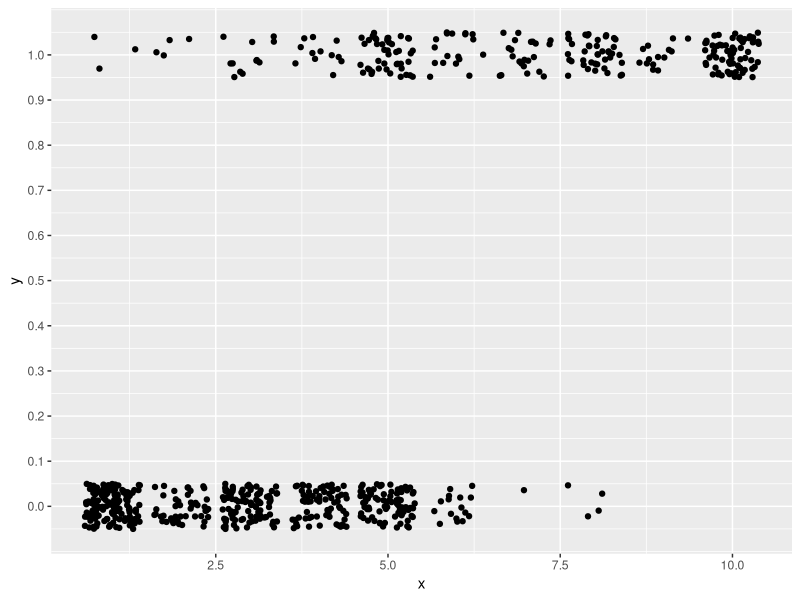
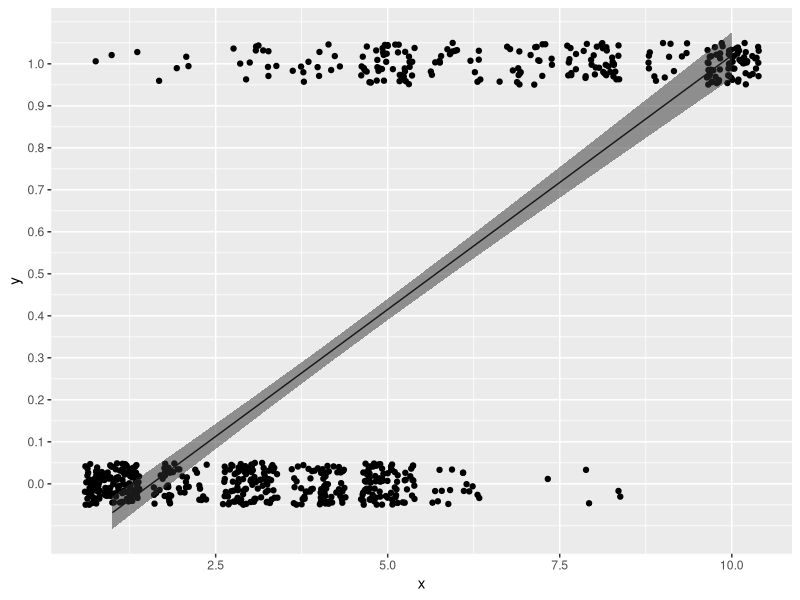
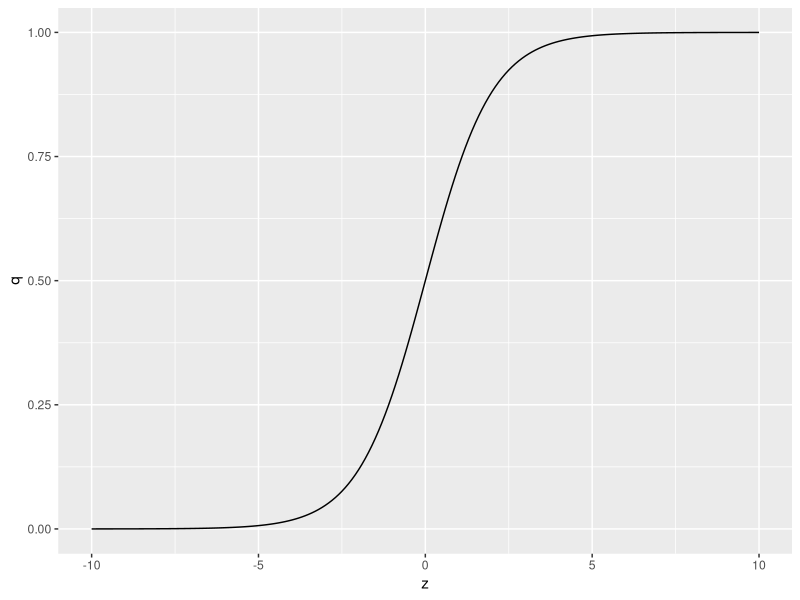
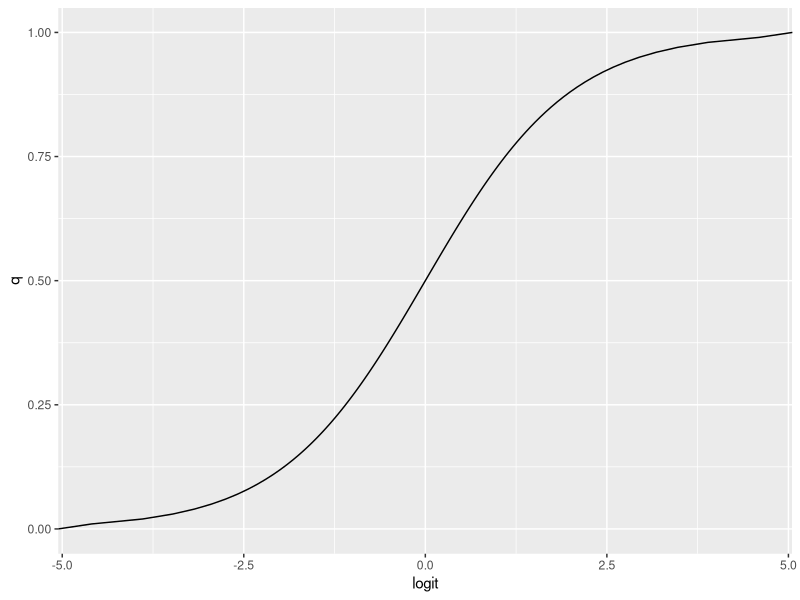
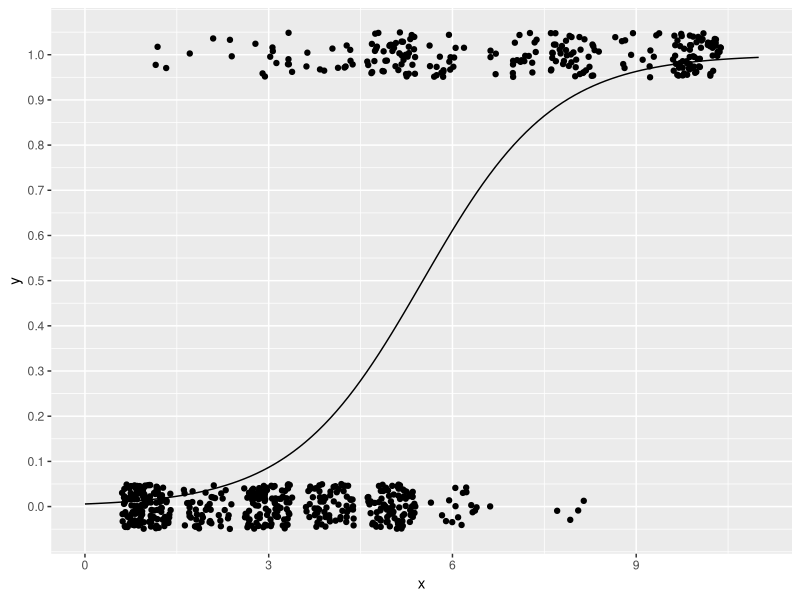
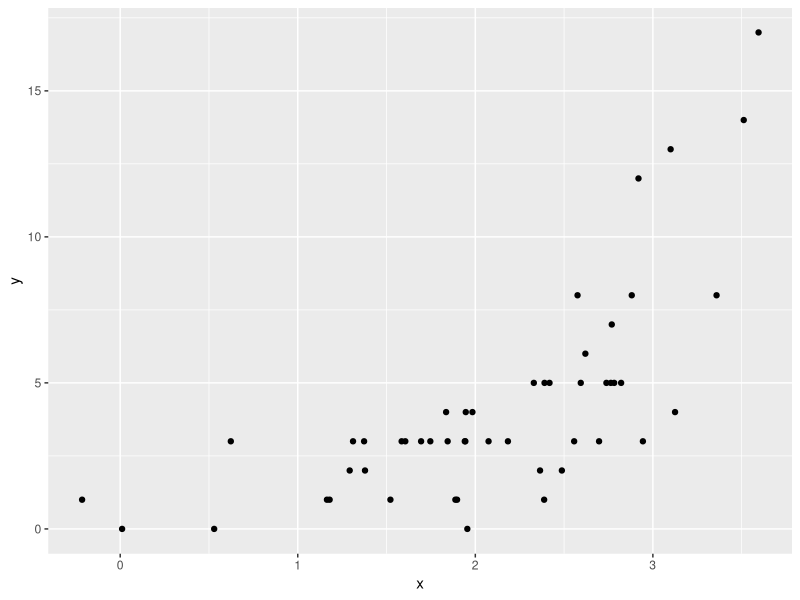
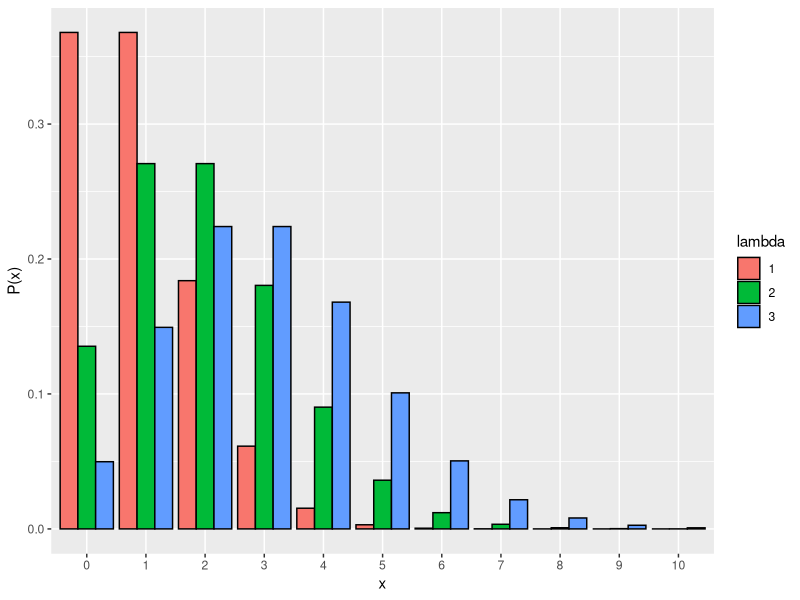
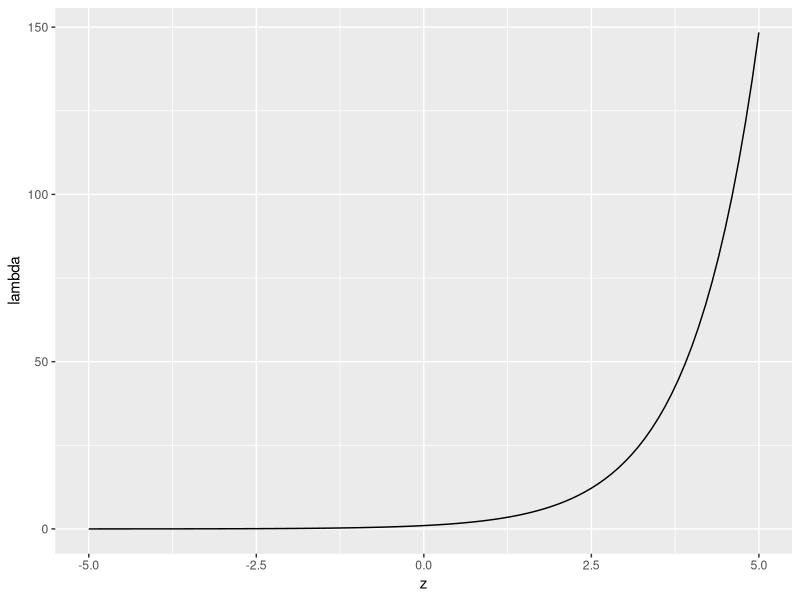

The R script that drew these images, in order:
## ---- chunk 1
knitr::opts_chunk$set(echo = TRUE)
library(tidyverse)
library(MASS)
set.seed(1)
## ---- chunk 2
library(MASS) 

dat = biopsy
dat$y = ifelse(dat$class == "malignant", 1, 0) #classがbenignならばゼロ，それ以外なら1という変数yを作る
dat$x = dat$V1 #V1という変数をxという名前に変える
head(dat)

## ---- chunk 3

ggplot() + 
  geom_jitter(data = dat, aes(x = x, y = y), height = 0.05) + 
  scale_y_continuous(breaks = seq(0,1,0.1))

## ---- chunk 4
result_lm = lm(data = dat, y ~ x)
summary(result_lm)
## ---- chunk 5

predict_lm = predict(result_lm, interval = "confidence", level = 0.95) #直線の95%信頼区間を求める
dat_predict = cbind(dat, predict_lm)

ggplot() + 
  geom_jitter(data = dat, aes(x = x, y = y), height = 0.05) + 
  geom_line(data = dat_predict, aes(x = x, y = fit)) + 
  geom_ribbon(data = dat_predict, aes(x = x, ymax = upr, ymin = lwr), alpha = 0.5) + 
  scale_y_continuous(breaks = seq(0,1,0.1))


## ---- chunk 6

rand = rbinom(n =20, size = 1, prob = 0.5) #size = 1にする。コインを１回投げて，表だったら1，裏だったら0。これをn=20回行った結果
rand #0か1の値が20個出るが，それぞれの0か1が裏あるいは表を意味しているとイメージしてほしい

## ---- chunk 7

z = seq(-10, 10, 0.1) #-10から10まで0.1刻みのベクトルzを作成
q = exp(z)/(1+exp(z)) #上の式にzを代入して，qを求める
d = data.frame(z = z, q = q) #グラフを作るために，データフレームを作る

ggplot()+
  geom_line(data = d, aes(x=z, y=q))

## ---- chunk 8
result_glm = glm(data = dat, y ~ x, family = binomial(link="logit"))
## ---- chunk 9
summary(result_glm)
## ---- chunk 10

q = seq(0, 1, 0.01)
logit = log(q/(1-q))
sample_dat = data.frame(q = q, logit = logit)

ggplot() + 
  geom_line(data = sample_dat, aes(x = logit, y = q))


## ---- chunk 11

new = data.frame(x = seq(0, 11, 0.1))
predict_glm = predict(result_glm, newdata = new, type = "response") 
dat_predict = data.frame(new, y = predict_glm)

ggplot() + 
  geom_jitter(data = dat, aes(x = x, y = y), height = 0.05) + 
  geom_line(data = dat_predict, aes(x = x, y = y)) + 
  scale_y_continuous(breaks = seq(0,1,0.1))


## ---- chunk 12

set.seed(1)
N= 50
x = rnorm(n=N, mean = 2, sd=1)
lambda = exp(0.01+ 0.6*x)
y = rpois(n=N, lambda = lambda)
dat = data.frame(y=y, x=x)

## ---- chunk 13

ggplot2::ggplot()+
  geom_point(data = dat, aes(x=x, y=y))

## ---- chunk 14
pois_1 <- data.frame(x=seq(0,10), p=dpois(seq(0,10), lambda=1), lambda=1)
pois_2 <- data.frame(x=seq(0,10), p=dpois(seq(0,10), lambda=2), lambda=2)
pois_3 <- data.frame(x=seq(0,10), p=dpois(seq(0,10), lambda=3), lambda=3)
pois <- rbind(pois_1, pois_2, pois_3)

ggplot()+
  geom_bar(data=pois, aes(x=factor(x), y=p, fill=factor(lambda)), stat="identity", position = "dodge", color = "black") + 
  labs(y = "P(x)", x = "x", fill = "lambda")
## ---- chunk 15

z = seq(-5, 5, 0.1) #-10から10まで0.1刻みのベクトルzを作成
lambda = exp(z) #上の式にzを代入して，lambdaを求める
d = data.frame(z = z, q = lambda) #グラフを作るために，データフレームを作る

ggplot2::ggplot()+
  geom_line(data = d, aes(x=z, y=lambda))

## ---- chunk 16

result_poisson = glm(data = dat, y ~ x, family = poisson(link = "log"))
summary(result_poisson)

## ---- chunk 17

new = data.frame(x = seq(0, 4, 0.1))
predict_glm = predict(result_poisson, newdata = new, type = "response") 
dat_predict = data.frame(new, y = predict_glm)


ggplot() + 
  geom_point(data = dat, aes(x=x, y=y)) +
  geom_line(data = dat_predict, aes(x = x, y = y)) 


## ---- chunk 18

Disease = c(0, 0, 0, 0, 0, 1, 0, 0, 0, 1, 0, 0, 1, 0,  1, 0, 1, 0, 1, 1, 1, 1, 1, 1, 0, 1, 1, 1, 1, 1)
BMI = c(15, 16, 16, 18, 19, 20, 21, 22, 22, 23, 23, 23, 24, 24, 24, 30, 31, 31, 33, 34, 34, 34, 35, 36, 40, 40, 40, 41, 43, 43)
Exercise = c(2, 1, 1, 2, 0, 3, 1, 1, 4, 4, 2, 3, 1, 3, 1, 2, 3, 2, 1, 3, 0, 1, 3, 2, 0, 2, 2, 3, 0, 4)
Sleep = c(7, 4, 5, 4, 4, 6, 5, 6, 4, 6, 4, 7, 4, 7, 4, 6, 5, 4, 5, 6, 7, 5, 4, 6, 4, 7, 5, 5, 4, 7)

data_q01 <- data.frame(Disease = Disease, 
                       BMI = BMI, 
                       Exercise = Exercise, 
                       Sleep = Sleep)

